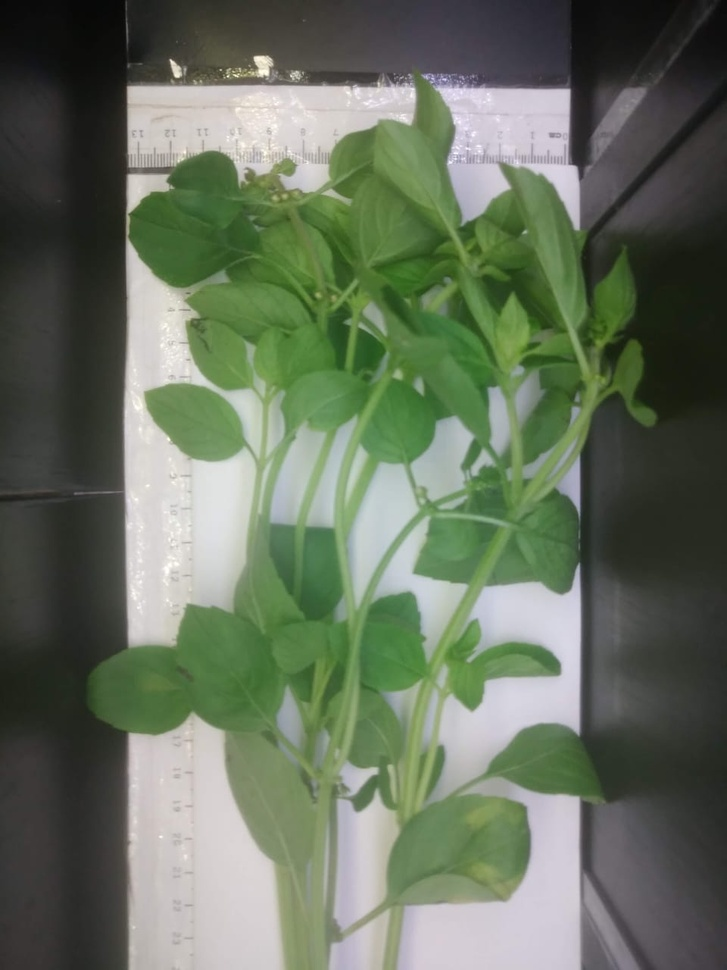
#> input picture exemplo1.jpg, 727 x 970 px, shrunk from 960 x 1280 before the run
$ python 'Segmentação de cores_v7.py'
#> lines starting #> are read from the running program, lines starting #| are printed output that depends on the picture
import cv2 as cv
import numpy as np
import matplotlib.pyplot as plt
import os
import csv

# Esta versão não faz tratamento de imagem, apenas extrai os valores
# brutos médios dos canais Lab de uma imagemp

def tabela(l_mean, l_dp, a_mean, a_dp, b_mean, b_dp):
    # Imprimindo os resultados em uma tabela no terminal

    print("\tCanal\t\tMédia\t\tDesvio padrão")
    print("\t  L\t\t\t{:.2f}\t\t{:.2f}\t\t".format(l_mean, l_dp))
    print("\t  a\t\t\t{:.2f}\t\t{:.2f}\t\t".format(a_mean, a_dp))
    print("\t  b\t\t\t{:.2f}\t\t{:.2f}\t\t\n".format(b_mean, b_dp))

str_img1 = input("Nome da primeira imagem:")
#> the answer given: exemplo1.jpg
os.system('cls')

#   Recebe das imagens
img1 = cv.imread(str_img1)
#> img1 is the input picture: shape (970, 727, 3); mean B, G, R 94.3, 112.8, 102.2

#   Copia das imagens para futura edicao
img1_cp = img1.copy()  # copia da imagem 1

# Cria imagem LAB sem o fundo
img1_lab_cut = cv.cvtColor(img1_cp, cv.COLOR_BGR2LAB)
#> img1_lab_cut: shape (970, 727, 3); mean of channels 0, 1, 2 115.2, 120.5, 137.1

# A partir daqui, sera feita analise LAB das imagens

# Convertendo as imagens para o espaço de cores LAB
img1_lab = cv.cvtColor(img1, cv.COLOR_BGR2LAB)

l, a, b = cv.split(img1_lab)
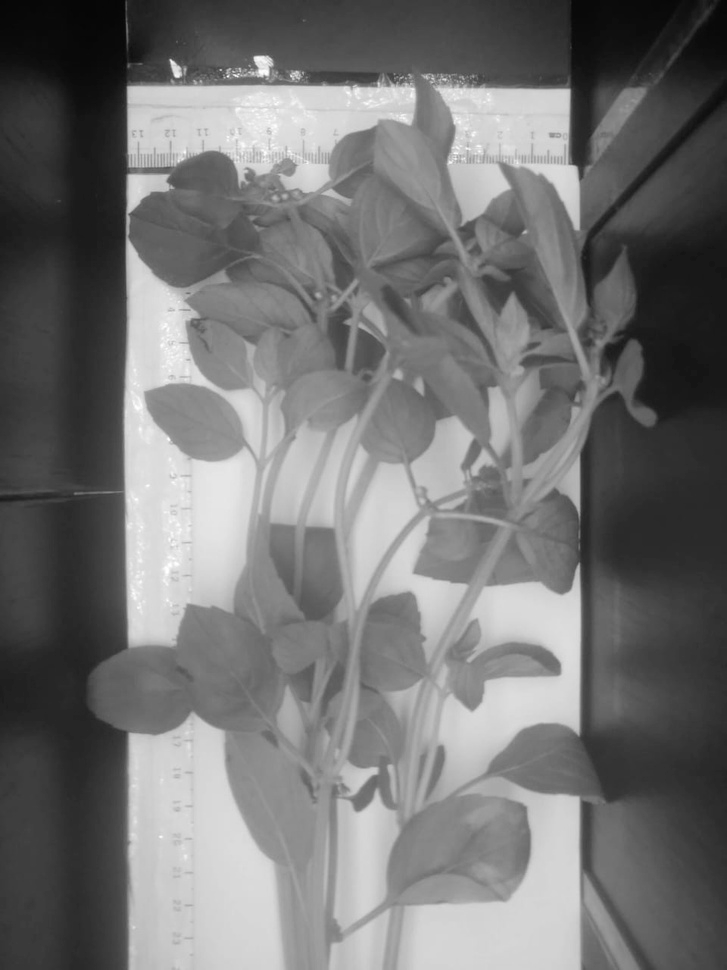
#> l: shape (970, 727); min 5, max 255, mean 115.2
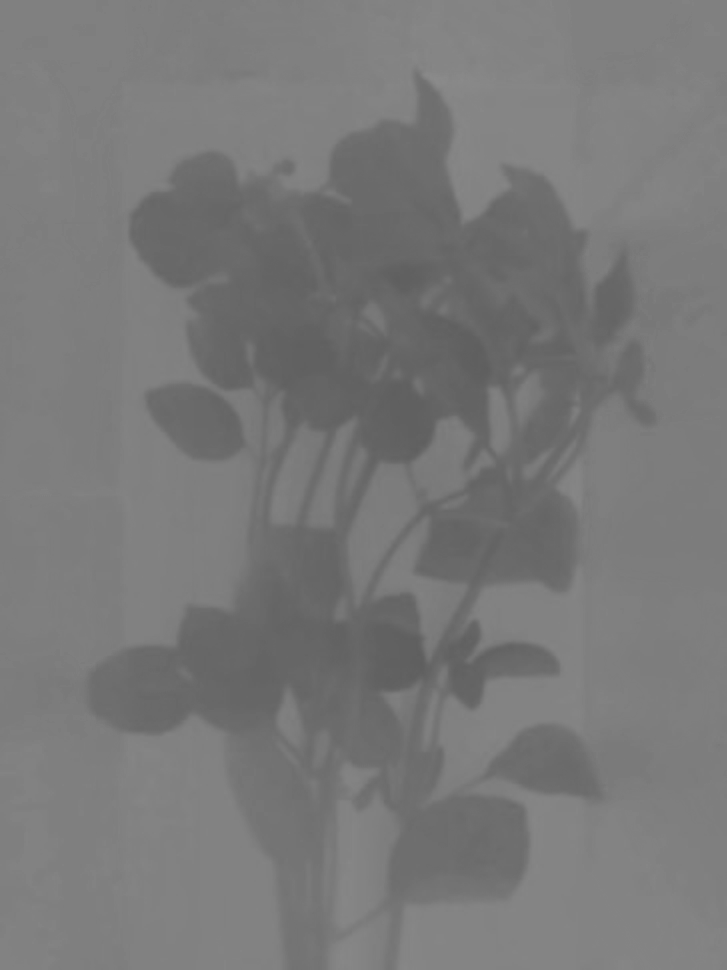
#> a: shape (970, 727); min 94, max 139, mean 120.5
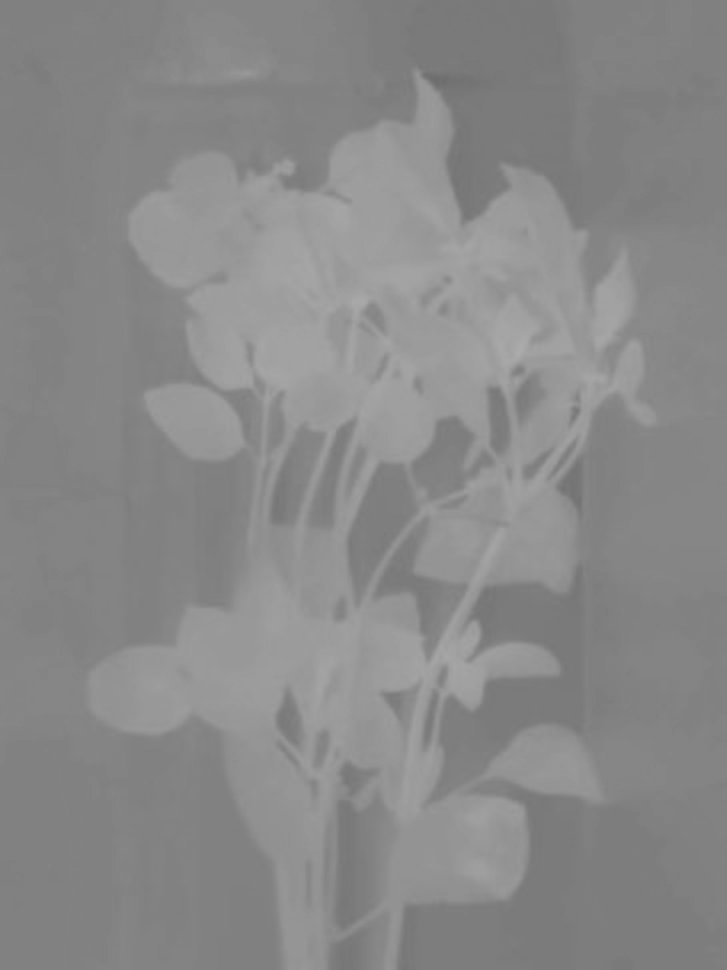
#> b: shape (970, 727); min 109, max 173, mean 137.1

l = np.interp(l, (0, 255), (0, 100)).astype(np.int32)
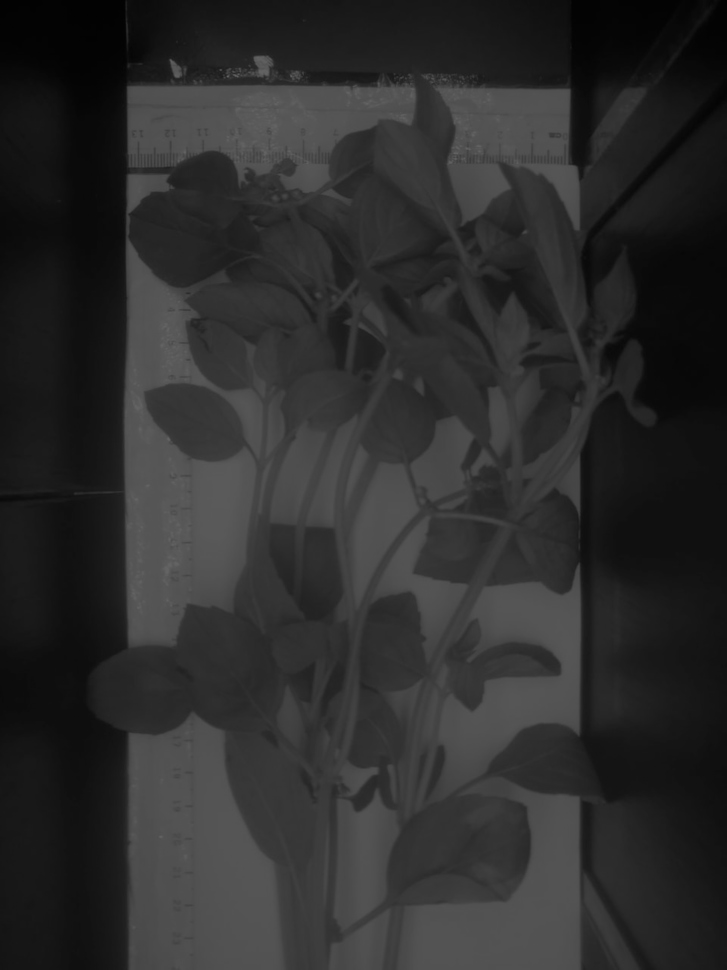
#> l: shape (970, 727) int32; min 1, max 100, mean 44.7

a = np.interp(a, (0, 255), (-128, 128)).astype(np.int32)
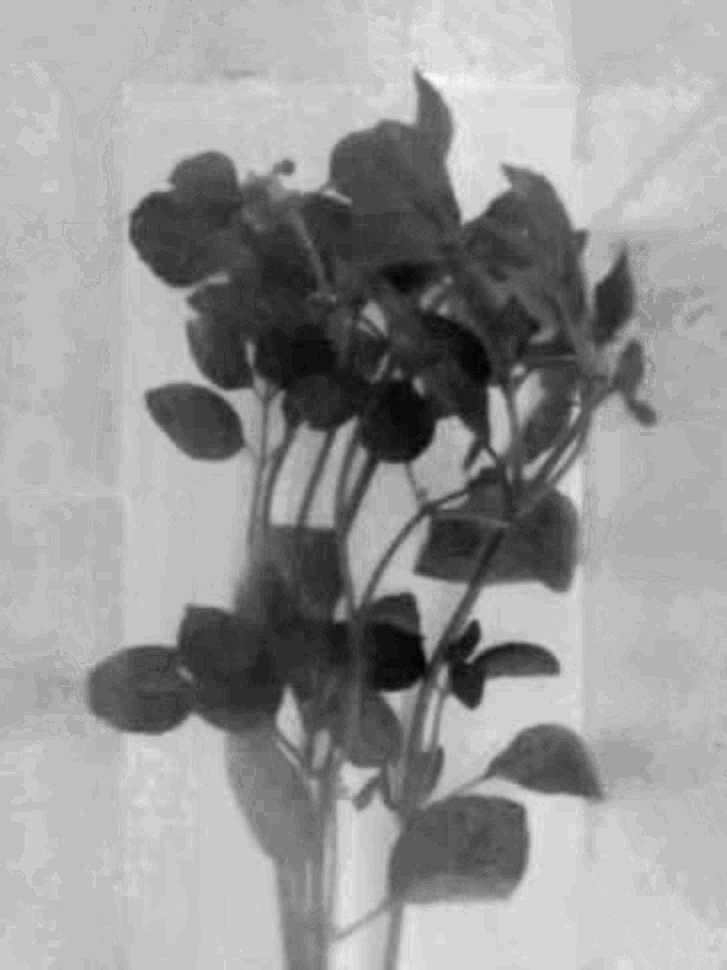
#> a: shape (970, 727) int32; min -33, max 11, mean -6.84; drawn with min black and max white

b = np.interp(b, (0, 255), (-128, 128)).astype(np.int32)
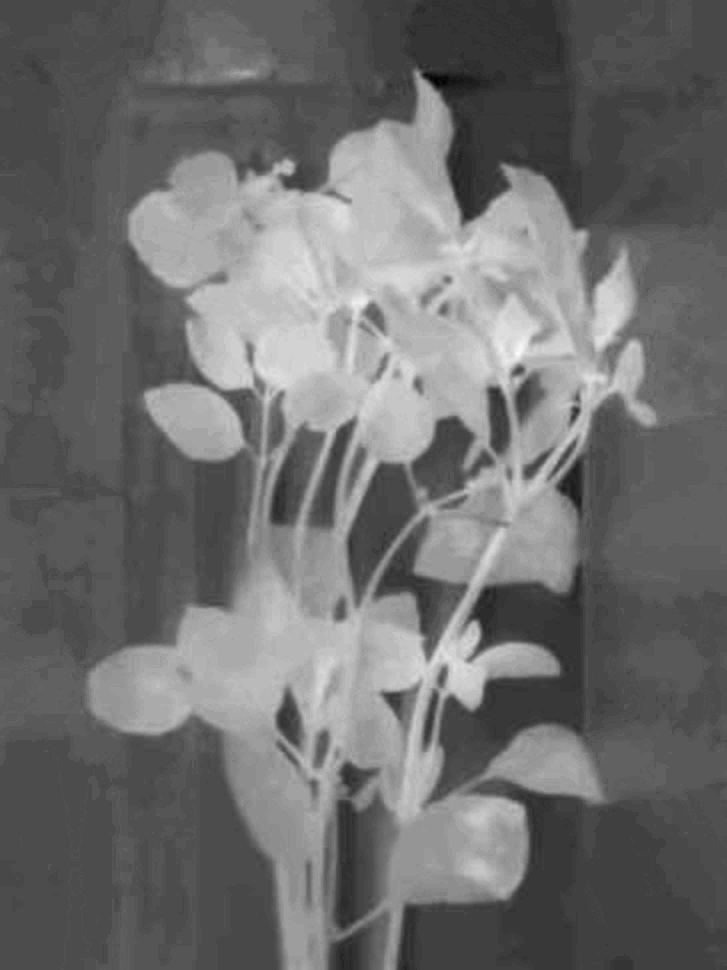
#> b: shape (970, 727) int32; min -18, max 45, mean 9.2; drawn with min black and max white

l_mean = np.mean(l)
#> l_mean = 44.7
a_mean = np.mean(a)
#> a_mean = -6.84
b_mean = np.mean(b)
#> b_mean = 9.22
l_dp = np.std(l)
#> l_dp = 24.56
a_dp = np.std(a)
#> a_dp = 10.26
b_dp = np.std(b)
#> b_dp = 11.43

print("\tDados da imagem 1")
tabela(l_mean, l_dp, a_mean, a_dp, b_mean, b_dp)
#| 	  L			44.70		24.56
#| 	  a			-6.84		10.26
#| 	  b			9.22		11.43
